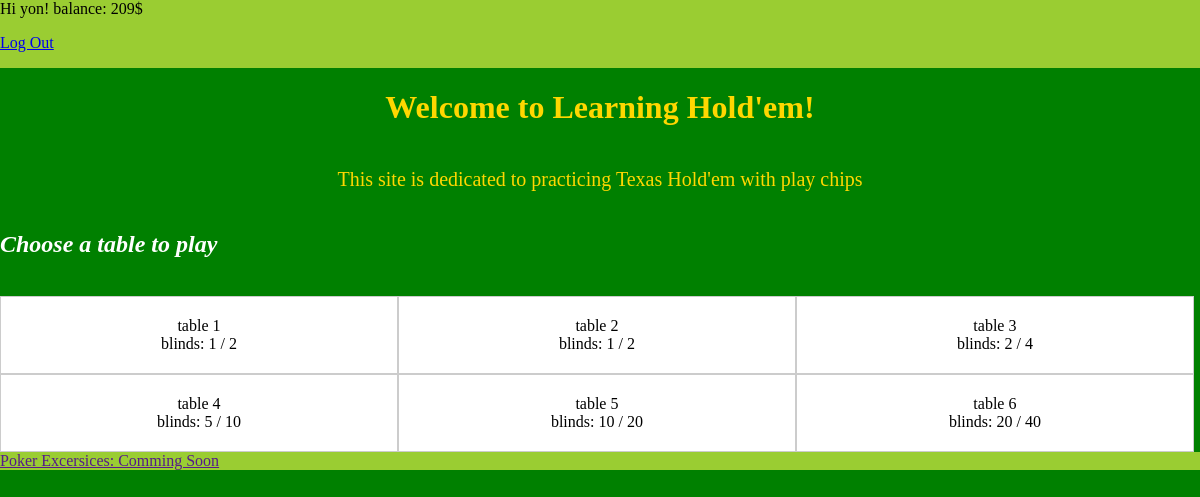
The app's page / (signed in) with its own data.
### game/models.py (models this page shows)
class GameTable(models.Model):
    def default_config():
        return {
            'small_blind': 20,
            'ante': 0,
            'min_buyin': 100,
            'max_buyin': 500,
            'num_of_sits': 9,
        }
    table_name = models.CharField(max_length=100, default='table')
    config = models.JSONField(
        default = default_config
    )

### guessing_game/views.py (the view)
# urls.py: 2. Add a URL to urlpatterns:  path('', views.home, name='home')
def home(request):
	user = request.user
	tables = [{'id':table.id,'name':table.table_name,'small_blind':table.config['small_blind'], 'big_blind':2*table.config['small_blind']} for table in GameTable.objects.all()]
	context = {'user':user,'tables':tables}
	if user.is_authenticated:
		context['balance'] = UserAccount.objects.get(user=user).balance
	return render(request,'home.html',context=context)

### templates/home.html (shortened to what this page needs)
{% extends 'base.html' %}
{% block style %}
<link rel="stylesheet" type="text/css" href="/static/css/home.css?{% now 'U' %}">
{% endblock style %}
{% block content %}
<h1> Welcome to Learning Hold'em! </h1>
<p id="about"> This site is dedicated to practicing Texas Hold'em with play chips </p>
{% if user.is_authenticated %}
<h2> Choose a table to play </h2>
<br>
<div id="tables">
    {% for table in tables %}
    <a href="/game/{{table.id}}/" class="table-box">
        {{table.name}} <br>
        blinds: {{table.small_blind}} / {{table.big_blind}}
    </a><br>
    {% endfor %}
</div>
{% else %}
<h2> log in to view tables </h2>
{% endif %}
<footer>
    <a href=""> Poker Excersices: Comming Soon</a>
</footer>
{% endblock content %}

### templates/base.html (shortened to what this page needs)
<!DOCTYPE html>
<html lang="en">
<head>
    {% block style %} {% endblock style %}
</head>
<body>
    <header>
        {% if user.is_authenticated %}
        <span> Hi {{ user.username }}! </span>
        balance: {{ balance }}$
        <p><a href="{% url 'logout' %}">Log Out</a></p>
        {% else %}
        <p>You are not logged in</p>
        <a href="{% url 'login' %}">Log In</a>
        {% endif %}
    </header>
    {% block content %}
    {% endblock content %}
</body>
</html>

### static/css/home.css (style rules this page uses)
body { display: flex; flex-direction: column; margin: 0; background-color:green; }
header { background: yellowgreen; height: 20vh; flex: 1; }
footer { background: yellowgreen; flex: 1; display: flex; bottom: 0; }
h1 { text-align: center; color: gold; }
#about { font-size: 20px; color: gold; text-align: center; }
h2 { color: white; font-style: italic; }
#tables { display: flex; flex-wrap: wrap; }
.table-box { width: calc(33.33% - 2px); background-color: white; padding: 20px; border: 1px solid #ccc; text-align: center; box-sizing: border-box; color: black; text-decoration: none; }

### records on screen
GameTable: name "table 1"
GameTable: name "table 2"
GameTable: name "table 3"
GameTable: name "table 4"
GameTable: name "table 5"
GameTable: name "table 6"

### other values on screen
{{ user.username }} "yon"
{{ balance }} "209"
{{ table.small_blind }} "1" "1" "2" "5" "10" "20"
{{ table.big_blind }} "2" "2" "4" "10" "20" "40"
